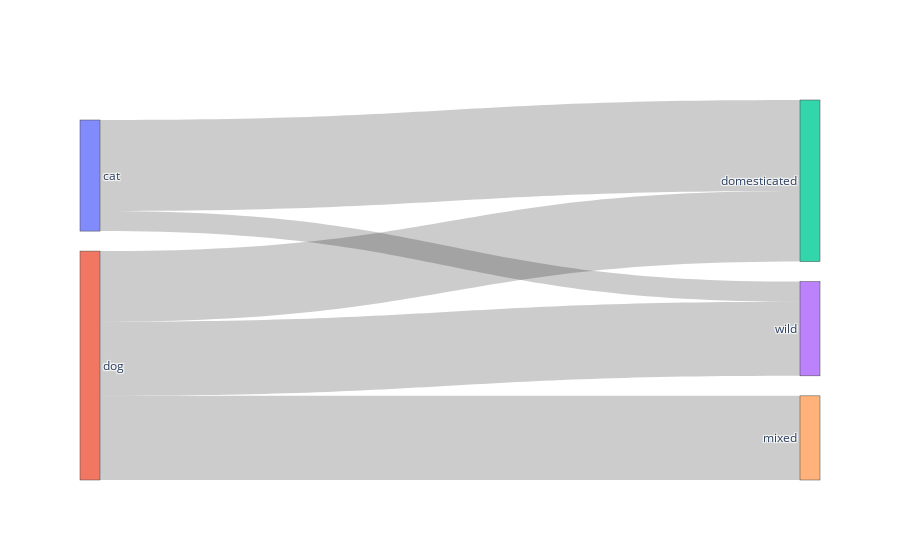

Notebook source saved alongside this figure:
### Code cell
import pandas as pd
import plotly.graph_objects as go

# Define nodes (2 layers)
label_list = ['cat', 'dog', 'domesticated', 'wild', 'mixed']

# Define direct connections between layers
# cat: 0, dog: 1, domesticated: 2, wild: 3
source = [0, 0, 1, 1, 1]  # Only 'cat' and 'dog' as sources
target = [2, 3, 2, 3, 4]  # Only 'domesticated' and 'wild' as targets
count = [27, 6, 21, 22, 25]  # Corresponding flow values

# Create the Sankey diagram
fig = go.Figure(data=[go.Sankey(
    node = {"label": label_list},
    link = {"source": source, "target": target, "value": count}
)])
fig.show()

### Figure 1 — Plotly figure (JSON) as saved in the notebook; plotly's stock layout.template omitted (floating-point values rounded to 4 significant figures)
{"data": [{"link": {"source": [0, 0, 1, 1, 1], "target": [2, 3, 2, 3, 4], "value": [27, 6, 21, 22, 25]}, "node": {"label": ["cat", "dog", "domesticated", "wild", "mixed"]}, "type": "sankey"}], "layout": {"autosize": true}}
